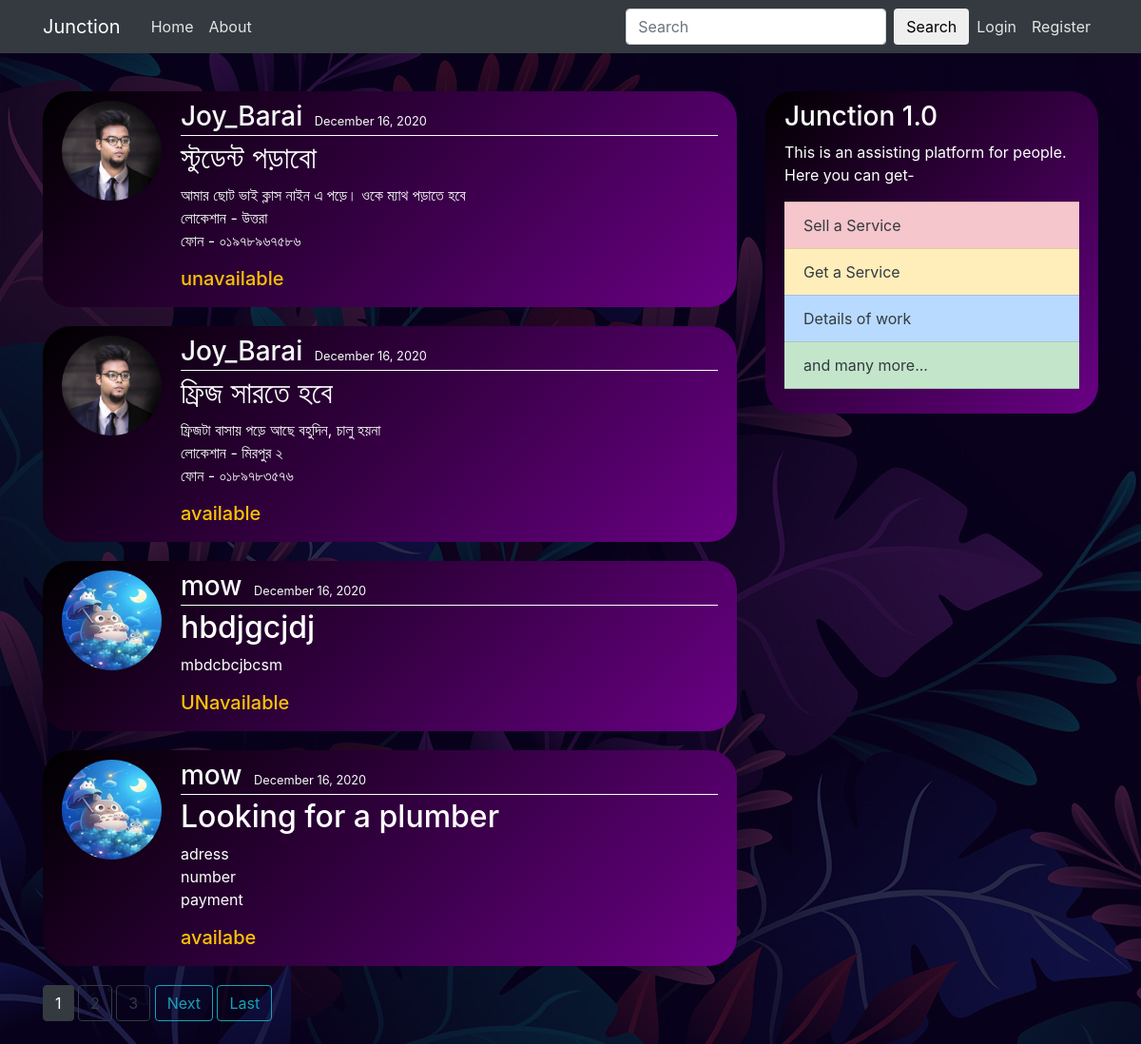
The page / on the database its author committed.
### webpage/models.py (models this page shows, shortened)
class Post(models.Model):
	title = models.CharField(max_length=100)
	content = models.TextField()
	date_posted = models.DateTimeField(default=timezone.now)
	author = models.ForeignKey(User, on_delete=models.CASCADE)
	status = models.TextField(max_length=50, default='available')

### users/models.py (models this page shows, shortened)
class Profile(models.Model):
	user = models.OneToOneField(User, on_delete=models.CASCADE)
	image = models.ImageField(default='default.jpg', upload_to='profile_pics')

### webpage/views.py (the view)
# urls.py: path('', PostListView.as_view(), name='Junction-home'),
class PostListView(ListView):
	model = Post
	template_name = 'webpage/home.html' #<app>/<model>_<viewtype>.html
	context_object_name = 'posts'
	ordering = ['-date_posted'] #latest_post will be at top
	paginate_by = 4

### webpage/templates/webpage/home.html (shortened to what this page needs)
{% extends "webpage/base.html"%}
{% block content%}
      {%for post in posts%}
        <article class="media content-section text-white">
          <img class="rounded-circle article-img" src="{{ post.author.profile.image.url }}">
          <div class="media-body">
            <div class="article-metadata">
              <a class="mr-2 text-light h3" href="{% url 'user-posts' post.author.username %}">{{ post.author }}</a>
              <small class="text-light">{{ post.date_posted|date:"F j, Y" }}</small>
            </div>
            <h2><a class="article-title text-white" href="{% url 'post-detail' post.id %}">{{ post.title }}</a></h2>
            <p class="article-content text-white">{{ post.content }}</p>
             <h5 class="article-content text-warning">{{ post.status }}</h5>
          </div>
        </article>
      {%endfor%}
      {% if is_paginated %}
        {% for num in page_obj.paginator.page_range %}
          {% if page_obj.number == num %}
            <a class="btn btn-dark mb-4" href="?page={{ num }}">{{ num }}</a>
          {% elif num > page_obj.number|add:'-3' and num < page_obj.number|add:'3' %}
             <a class="btn btn-outline-dark mb-4" href="?page={{ num }}">{{ num }}</a>
          {% endif %}
        {% endfor %}
        {% if page_obj.has_next %}
          <a class="btn btn-outline-info mb-4" href="?page={{ page_obj.next_page_number }}">Next</a>
          <a class="btn btn-outline-info mb-4" href="?page={{ page_obj.paginator.num_pages }}">Last</a>
        {% endif %}
      {% endif %}
{% endblock content%}

### webpage/templates/webpage/base.html (shortened to what this page needs)
{% load static %}
<!DOCTYPE html>
<html>
<head>
    <link rel="stylesheet" href="https://maxcdn.bootstrapcdn.com/bootstrap/4.0.0/css/bootstrap.min.css">
 <link rel="stylesheet" type="text/css" href="{% static 'webpage/main.css' %}">
</head>
<body>
	<header class="site-header text-dark">
  <nav class="navbar navbar-expand-md navbar-dark bg-dark fixed-top">
    <div class="container">
      <a class="navbar-brand mr-4" href="{% url 'Junction-home' %}">Junction </a>
      <div class="collapse navbar-collapse" id="navbarToggle">
        <div class="navbar-nav mr-auto">
          <a class="nav-item nav-link" href="{% url 'Junction-home' %}">Home</a>
          <a class="nav-item nav-link" href="{% url 'Junction-about' %}">About</a>
        </div>
        <div class="navbar-nav">
          <form method="get" action="/search" class="form-inline my-2 my-lg-0">
            <input class="form-control mr-sm-2" type="search" placeholder="Search" aria-label="Search" name="query" id="query">
            <button class="btn btn-outline-sucess my-2 my-sm-0 " type="submit">Search</button>
          </form>
          {% if user.is_authenticated %}
            <a class="nav-item nav-link" href="{% url 'post-create' %}">New Post</a>
            <a class="nav-item nav-link" href="{% url 'profile' %}">Profile</a>
           <a class="nav-item nav-link" href="{% url 'logout' %}">Logout</a>
          {% else %}
            <a class="nav-item nav-link" href="{% url 'login' %}">Login</a>
            <a class="nav-item nav-link" href="{% url 'register' %}">Register</a>
          {% endif %}
        </div>
      </div>
    </div>
  </nav>
</header>
	<main role="main" class="container">
  <div class="row">
    <div class="col-md-8">
      {% block content %}{% endblock %}
    </div>
    <div class="col-md-4">
      <div class="content-section bg-success">
        <h3 class="bg-gradient-warning text-white">Junction 1.0</h3>
        <p class='bg-gradient-warning text-white'>This is an assisting platform for people.
          Here you can get-
          <ul class="list-group list-group-flush bg-dark">
            <li class="list-group-item list-group-item-danger text-dark">Sell a Service</li>
            <li class="list-group-item list-group-item-warning text-dark">
             Get a Service
            </li>
            <li class="list-group-item list-group-item-primary text-dark">Details of work </li>
            <li class="list-group-item list-group-item-success text-dark">and many more...</li>
          </ul>
        </p>
      </div>
    </div>
  </div>
</main>
</body>
</html>

### webpage/static/webpage/main.css (style rules this page uses)
body { background-image: url("background\ image3.jpg"); color: #cfcfcf; margin-top: 6rem; }
h1, h2, h3, h4, h5, h6 { color: #ffffff; }
ul { margin: 0; }
.site-header .navbar-nav .nav-link { color: #e4e4e4; }
.content-section { background: linear-gradient( 135deg, #000000, #6a0085); padding: 10px 20px; border: 5px linear-gradient( -135deg, #ffffff, #6a0085); border-radius: 30px; margin-bottom: 20px; }
.article-title { color: #9ae2ff; }
.article-content { color: #cfcfcf; white-space: pre-line; }
.article-img { height: 105px; width: 105px; margin-right: 20px; }
.article-metadata { padding-bottom: 2px; margin-bottom: 4px; border-bottom: 0.5px solid #ffffff }

### rows shown on the page
Post: author.profile.image (picture), author "Joy_Barai", date_posted "December 16, 2020", title "স্টুডেন্ট পড়াবো", content "আমার ছোট ভাই ক্লাস নাইন এ পড়ে। ওকে ম্যাথ পড়াতে হবে লোকেশান - উত্তরা ফোন - ০১৯৭৮৯৬৭৫৮৬", status "unavailable"
Post: author.profile.image (picture), author "Joy_Barai", date_posted "December 16, 2020", title "ফ্রিজ সারতে হবে", content "ফ্রিজটা বাসায় পড়ে আছে বহুদিন, চালু হয়না লোকেশান - মিরপুর ২ ফোন - ০১৮৯৭৮৩৫৭৬", status "available"
Post: author.profile.image (picture), author "mow", date_posted "December 16, 2020", title "hbdjgcjdj", content "mbdcbcjbcsm", status "UNavailable"
Post: author.profile.image (picture), author "mow", date_posted "December 16, 2020", title "Looking for a plumber", content "adress number payment", status "availabe"

### other values the page prints
{{ num }} "1"
{{ num }} "2" "3"
